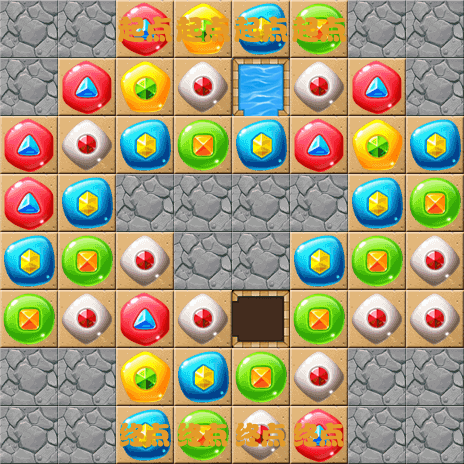

This is a level from a 2D game, rendered from its Tiled map with the project's own tilesets. A one-line summary and the map file follow, with tile-layer data summarised:
An orthogonal 8x8 tile map with 58x58 px tiles, 8 tile layers (1-layer, 2-layer, 3-layer, 4-layer, ...).

<map version="1.0" orientation="orthogonal" renderorder="right-down" width="8" height="8" tilewidth="58" tileheight="58">
 <tileset firstgid="1" name="backgroundBlock" tilewidth="58" tileheight="58">
  <image source="backgroundBlock.png" width="348" height="870" />
 </tileset>
 <layer name="1-layer" width="8" height="8">
  <data>[64 cells, 47 non-empty, 1 distinct tile ids]</data>
 </layer>
 <layer name="2-layer" width="8" height="8">
  <data>[64 cells, 60 non-empty, 8 distinct tile ids]</data>
 </layer>
 <layer name="3-layer" width="8" height="8">
  <data>[64 cells, 57 non-empty, 3 distinct tile ids]</data>
 </layer>
 <layer name="4-layer" width="8" height="8">
  <data>[64 cells, 55 non-empty, 1 distinct tile ids]</data>
 </layer>
 <layer name="5-layer" width="8" height="8">
  <data>[64 cells, 57 non-empty, 1 distinct tile ids]</data>
 </layer>
 <layer name="6-layer" width="8" height="8">
  <data>[64 cells, 64 non-empty, 8 distinct tile ids]</data>
 </layer>
 <layer name="7-layer" width="8" height="8">
  <data>[64 cells, 63 non-empty, 1 distinct tile ids]</data>
 </layer>
 <layer name="8-layer" width="8" height="8">
  <data>[64 cells, 63 non-empty, 3 distinct tile ids]</data>
 </layer>
</map>
